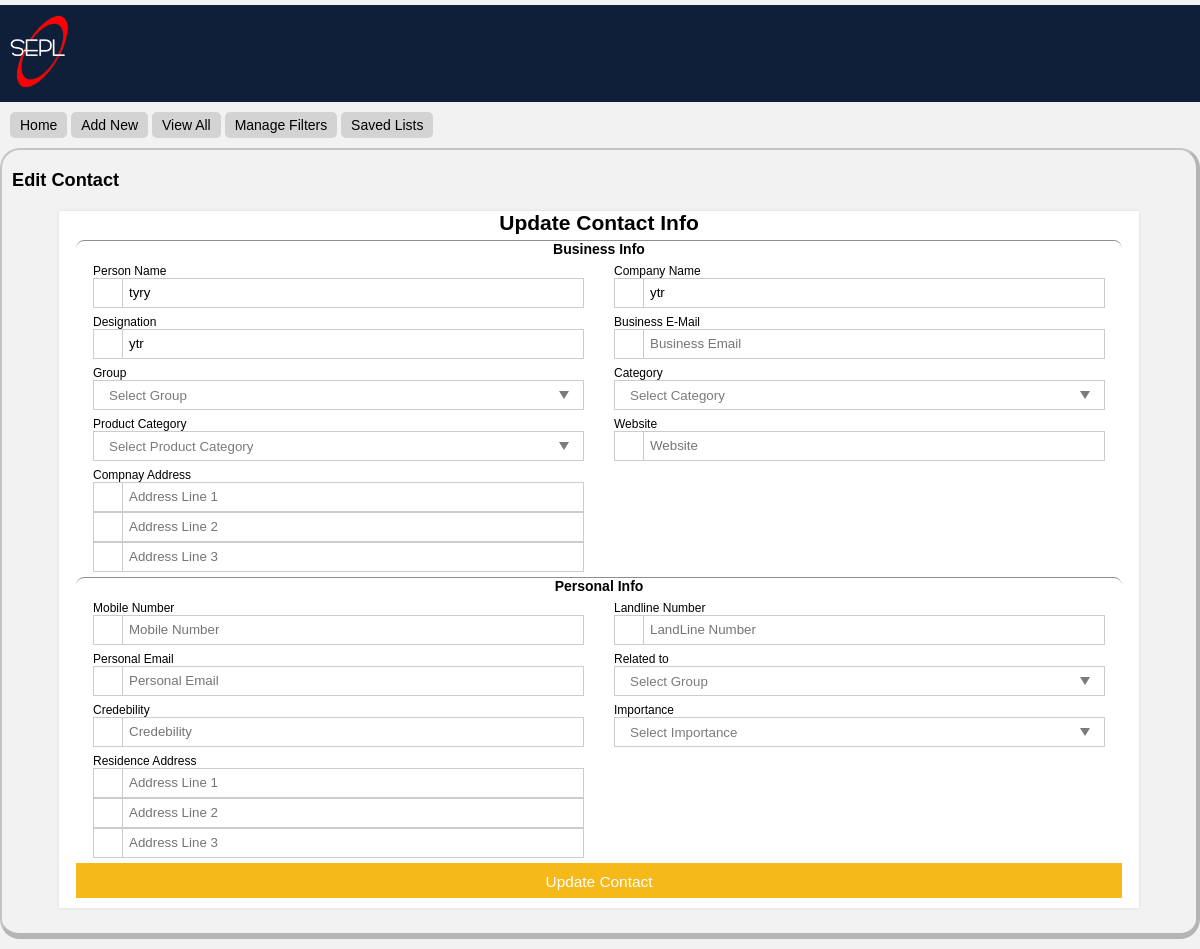
Page /visiting-card/editcontact?i=28&h=ubsAgy2bRhnanIdEcK2oecJ8jXI79u on the committed database.
### tables this page shows
CREATE TABLE `contact` (
  `id` int(11) NOT NULL,
  `hash` varchar(255) NOT NULL,
  `person_name` varchar(255) NOT NULL DEFAULT '',
  `company_name` varchar(255) NOT NULL DEFAULT '',
  `designation` varchar(255) NOT NULL DEFAULT '',
  `company_address_1` varchar(255) NOT NULL DEFAULT '',
  `company_address_2` varchar(255) NOT NULL DEFAULT '',
  `company_address_3` varchar(255) NOT NULL DEFAULT '',
  `business_email` varchar(255) NOT NULL DEFAULT '',
  `personal_email` varchar(255) NOT NULL DEFAULT '',
  `mobile_no` varchar(100) NOT NULL DEFAULT '',
  `landline_no` varchar(100) NOT NULL DEFAULT '',
  `website` varchar(255) NOT NULL DEFAULT '',
  `residence_address_1` varchar(1000) NOT NULL DEFAULT '',
  `residence_address_2` varchar(255) NOT NULL DEFAULT '',
  `residence_address_3` varchar(255) NOT NULL DEFAULT '',
  `related_to` varchar(255) NOT NULL DEFAULT '',
  `product_type` varchar(255) NOT NULL DEFAULT '',
  `importance` varchar(255) NOT NULL DEFAULT '',
  `group_type` varchar(255) NOT NULL DEFAULT '',
  `category` varchar(255) NOT NULL DEFAULT '',
  `cr_limit` varchar(255) NOT NULL DEFAULT '',
  `created_on` datetime DEFAULT NULL
);

### editcontact.php (the view, shortened to what this page needs)
<?php
    include "include/config.php";
    if(isset($_GET['h']) && $_GET['h'] != "" && isset($_GET['i']) && $_GET['i'] != "")
    {
      $cid = $_GET['i'];
      $chash = $_GET['h'];
      $sqlgetcontact = "select * from contact where id = ".$cid." AND hash = '".$chash."'";
      $rowgetcontact = mysqli_query($con, $sqlgetcontact);
      if (mysqli_num_rows($rowgetcontact) > 0)
      {
        $resgetcontact = mysqli_fetch_array($rowgetcontact);
?>
<!DOCTYPE html>
<html>
<head>
  <?php include "include/headsection.php"; ?>
</head>
<body>
  <?php include "include/header.php"; ?>
  <?php include "include/navbar.php"; ?>
    <section class="body-section-main">
      <div class="section-wrapper">
        <div class="section-heading">Edit Contact</div>
        <div class="section-content">
           <div class="form_wrapper">
      <div class="form_container">
        <div class="title_container">
          <h2> Update Contact Info</h2>
        </div>
        <div class="row clearfix">
          <div class="">
            <form method="post" id="edit-contact-form">
              <div class="sub_heading_container">
                Business Info
              </div>
              <div class="row clearfix">
                <div class="col_half">
                  <label class="form-label" for="person-name">Person Name</label>
                  <div class="input_field"> <span><i aria-hidden="true" class="fa fa-user"></i></span>
                    <input type="text" id="person-name" name="person-name" placeholder="Person Name" maxlength="254"  value="<?php echo $resgetcontact['person_name']; ?>" />
                  </div>
                </div>
                <div class="col_half">
                  <label class="form-label" for="company-name">Company Name</label>
                  <div class="input_field"> <span><i class="fa-solid fa-building"></i></span>
                    <input type="text" id="company-name" name="company-name" placeholder="Company Name" maxlength="254" value="<?php echo $resgetcontact['company_name']; ?>"  />
                  </div>
                </div>
              </div>
              <div class="row clearfix">
                <div class="col_half">
                  <label class="designation" for="company-name">Designation</label>
                  <div class="input_field"> <span><i class="fa fa-level-up" aria-hidden="true"></i></span>
                    <input type="text" id="designation" name="designation" placeholder="Designation" maxlength="254" value="<?php echo $resgetcontact['designation']; ?>" />
                  </div>
                </div>
                <div class="col_half">
                  <label class="form-label" for="business-email">Business E-Mail</label>
                  <div class="input_field"> <span><i class="fa-solid fa-envelope"></i></span>
                    <input type="text" id="business-email" name="business-email" placeholder="Business Email" maxlength="254" value="<?php echo $resgetcontact['business_email']; ?>"/>
                  </div>
                </div>
              </div>
              <div class="row clearfix">
                <div class="col_half">
                  <label class="form-label" for="cr-limit">Group</label>
                  <div class="input_field"> <span><i class="fa-solid fa-maximize"></i></span>
                    <div class="input_field select_option">
                    <select id="group" name="group">
                      <option value="0">Select Group</option>
                    </select>
                    </div>
                  </div>
                </div>
                <div class="col_half">
                  <label class="form-label" for="category">Category</label>
                  <div class="input_field"> <span><i aria-hidden="true" class="fa fa-user"></i></span>
                    <div class="input_field select_option">
                    <select id="category" name="category">
                      <option value="0">Select Category</option>
                    </select>
                  </div>
                  </div>
                </div>
              </div>
              <div class="row clearfix">
                <div class="col_half">
                  <label class="form-label" for="category">Product Category</label>
                  <div class="input_field"> <span><i aria-hidden="true" class="fa fa-user"></i></span>
                    <div class="input_field select_option">
                    <select id="product-type" name="product-type">
                      <option value="0">Select Product Category</option>
                    </select>
                  </div>
                  </div>
                </div>
                <div class="col_half">
                  <label class="form-label" for="website">Website</label>
                  <div class="input_field"> <span><i class="fa-solid fa-globe"></i></span>
                    <input type="text" id="website" name="website" placeholder="Website" maxlength="254" value="<?php echo $resgetcontact['website']; ?>"/>
                  </div>
                </div>
              </div>
              <div class="row clearfix">
                <div class="col_half">
                  <label class="form-label" for="company-address">Compnay Address</label>
                  <div class="input_field"> <span><i class="fa-solid fa-address-book"></i></span>
                    <input type="text" id="company-address-1" name="company-address-1" placeholder="Address Line 1" maxlength="254" value="<?php echo $resgetcontact['company_address_1']; ?>"/>
                  </div>
                  <div class="input_field"> <span><i class="fa-solid fa-address-book"></i></span>
                    <input type="text" id="company-address-2" name="company-address-2" placeholder="Address Line 2" maxlength="254" value="<?php echo $resgetcontact['company_address_2']; ?>"/>
                  </div>
                  <div class="input_field"> <span><i class="fa-solid fa-address-book"></i></span>
                    <input type="text" id="company-address-3" name="company-address-3" placeholder="Address Line 3" maxlength="254" value="<?php echo $resgetcontact['company_address_3']; ?>"/>
                  </div>
                </div>
              </div>
              <div class="sub_heading_container">
                Personal Info
              </div>
              <div class="row clearfix">
                <div class="col_half">
                  <label class="form-label" for="mobile-no">Mobile Number</label>
                  <div class="input_field"> <span><i class="fa-solid fa-mobile-retro"></i></span>
                    <input type="text" id="mobile-no" name="mobile-no" placeholder="Mobile Number" maxlength="99" value="<?php echo $resgetcontact['mobile_no']; ?>"/>
                  </div>
                </div>
                <div class="col_half">
                  <label class="form-label" for="landline-no">Landline Number</label>
                  <div class="input_field"> <span><i class="fa-solid fa-phone"></i></span>
                    <input type="text" id="landline-no" name="landline-no" placeholder="LandLine Number" maxlength="99" value="<?php echo $resgetcontact['landline_no']; ?>"/>
                  </div>
                </div>
              </div>
              <div class="row clearfix">
                <div class="col_half">
                  <label class="form-label" for="personal-email">Personal Email</label>
                  <div class="input_field"> <span><i class="fa-solid fa-envelope"></i></span>
                    <input type="text" id="personal-email" name="personal-email" placeholder="Personal Email" maxlength="254" value="<?php echo $resgetcontact['personal_email']; ?>" />
                  </div>
                </div>
                <div class="col_half">
                  <label class="form-label" for="cr-limit">Related to</label>
                  <div class="input_field"> <span><i class="fa-solid fa-maximize"></i></span>
                    <div class="input_field select_option">
                    <select id="related-to" name="related-to">
                      <option value="0">Select Group</option>
                    </select>
                    </div>
                  </div>
                </div>
              </div>
              <div class="row clearfix">
                <div class="col_half">
                  <label class="form-label" for="cr-limit">Credebility</label>
                  <div class="input_field"> <span><i class="fa-solid fa-maximize"></i></span>
                    <input type="number" id="cr-limit" name="cr-limit" placeholder="Credebility" maxlength="254" value="<?php echo $resgetcontact['cr_limit']; ?>"/>
                  </div>
                </div>
                <div class="col_half">
                  <label class="form-label" for="importance">Importance</label>
                  <div class="input_field"> <span><i aria-hidden="true" class="fa fa-user"></i></span>
                    <div class="input_field select_option">
                    <select id="importance" name="importance">
                      <option value="0">Select Importance</option>
                    </select>
                  </div>
                  </div>
                </div>
              </div>
              <div class="row clearfix">
                <div class="col_half">
                  <label class="form-label" for="residence-address">Residence Address</label>
                  <div class="input_field"> <span><i aria-hidden="true" class="fa fa-envelope"></i></span>
                    <input type="text" id="residence-address-1" name="residence-address-1" placeholder="Address Line 1" maxlength="254" value="<?php echo $resgetcontact['residence_address_1']; ?>" />
                  </div>
                  <div class="input_field"> <span><i aria-hidden="true" class="fa fa-envelope"></i></span>
                    <input type="text" id="residence-address-2" name="residence-address-2" placeholder="Address Line 2" maxlength="254" value="<?php echo $resgetcontact['residence_address_2']; ?>" />
                  </div>
                  <div class="input_field"> <span><i aria-hidden="true" class="fa fa-envelope"></i></span>
                    <input type="text" id="residence-address-3" name="residence-address-3" placeholder="Address Line 3" maxlength="254" value="<?php echo $resgetcontact['residence_address_3']; ?>" />
                  </div>
                </div>
              </div>
              <input class="button" id="edit-contact-form-submit" name="edit-contact-form-submit" type="submit" value="Update Contact" />
            </form>
          </div>
        </div>
      </div>
    </div>
        </div>
      </div>
    </section>
</body>
</html>
<?php
    }
    else
    {
      header("location:".getDomain()."/viewall".getPageExt());
    }
  }
  else
  {
    header("location:".getDomain()."/viewall".getPageExt());
  }
?>

### css/style.css (style rules this page uses)
* { box-sizing: border-box; }
body { font-family: Verdana, Geneva, sans-serif; font-size: 14px; background: #f2f2f2; padding: 0 0 10px 0; margin: 0; }
.body-section-main { width: 100%; }
.section-wrapper { max-width: 1300px; min-width: 320px; margin: 5px auto 0 auto; padding: 10px; border-top: 2px solid rgba(90, 90, 90, .3); border-bottom: 6px solid rgba(90, 90, 90, .4); border-left: 2px solid rgba(90, 90, 90, .3); border-right: 4px solid rgba(90, 90, 90, .4); border-radius: 20px; }
.section-heading { font-weight: 600; font-size: 1.3em; padding: 10px 0; }
.section-content { padding: 10px 0; }
.clearfix:after { content: ""; display: block; clear: both; visibility: hidden; height: 0; }
.form_wrapper { background: #fff; width: 1080px; max-width: 100%; box-sizing: border-box; margin: 0 auto; position: relative; z-index: 1; -webkit-box-shadow: 0 0 3px rgba(0, 0, 0, 0.1); -moz-box-shadow: 0 0 3px rgba(0, 0, 0, 0.1); box-shadow: 0 0 3px rgba(0, 0, 0, 0.1); -webkit-transform-origin: 50% 0%; transform-origin: 50% 0%; -webkit-transform: scale3d(1, 1, 1); transform: scale3d(1, 1, 1); -webkit-transition: none; transition: none; -webkit-animation: expand 0.8s 0.6s ease-out forwards; animation: expand 0.8s 0.6s ease-out forwards; opacity: 0; }
.form_wrapper h2 { font-size: 1.5em; margin: 0; }
.form_wrapper .title_container { text-align: center; }
.sub_heading_container { font-weight: 600; text-align: center; border-top: 1px solid rgba(30, 30, 30, .5); border-radius: 20px; }
.form_wrapper label { font-size: 12px; }
.form_wrapper .row { margin: 5px 2px; }
.form_wrapper .row > div { padding: 0 15px; box-sizing: border-box; }
.form_wrapper .col_half { width: 50%; float: left; }
.form_wrapper .input_field { position: relative; -webkit-animation: bounce 0.6s ease-out; animation: bounce 0.6s ease-out; }
.form_wrapper .input_field > span { position: absolute; left: 0; top: 0; color: #333; height: 100%; border-right: 1px solid #cccccc; text-align: center; width: 30px; }
.form_wrapper .input_field > span > i { padding-top: 10px; }
.form_wrapper input[type=text], .form_wrapper input[type=email], .form_wrapper input[type=password], .form_wrapper input[type=number] { width: 100%; padding: 8px 10px 9px 35px; height: 30px; border: 1px solid #cccccc; box-sizing: border-box; outline: none; -webkit-transition: all 0.3s ease-in-out; -moz-transition: all 0.3s ease-in-out; -ms-transition: all 0.3s ease-in-out; transition: all 0.3s ease-in-out; }
.form_wrapper input[type=submit] { background: #f5ba1a; height: 35px; line-height: 35px; width: 100%; border: none; outline: none; cursor: pointer; color: #fff; font-size: 1.1em; margin-bottom: 10px; -webkit-transition: all 0.3s ease-in-out; -moz-transition: all 0.3s ease-in-out; -ms-transition: all 0.3s ease-in-out; transition: all 0.3s ease-in-out; }
.select_option { position: relative; width: 100%; }
.select_option select { display: inline-block; width: 100%; height: 30px; padding: 0px 15px; cursor: pointer; color: #7b7b7b; border: 1px solid #cccccc; border-radius: 0; background: #fff; appearance: none; -webkit-appearance: none; -moz-appearance: none; transition: all 0.2s ease; }

### rows in the picture
contact: person-name "tyry", company-name "ytr", designation "ytr"
